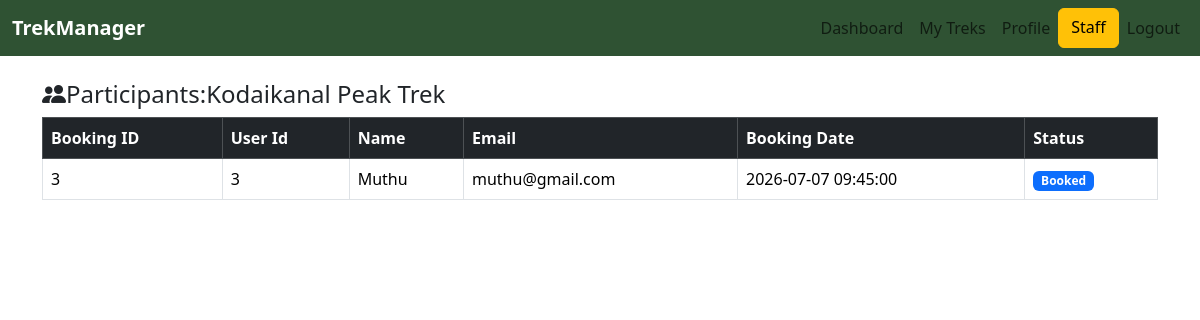
Page /staff/participants/103 (signed in) on the earlier database version.
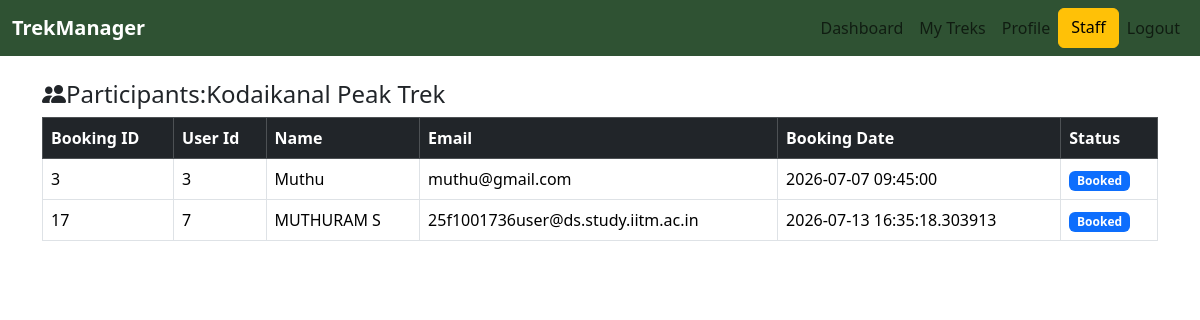
Same page on the later database version.
### models.py (models this page shows)
class Book(db.Model):
    booking_id=db.Column(db.Integer,primary_key=True)
    User_Id=db.Column(db.Integer,db.ForeignKey('user.Id'),nullable=False)
    Trek_Id=db.Column(db.Integer,db.ForeignKey('trek.Trek_Id'),nullable=False)
    Booking_Date=db.Column(db.DateTime,nullable=False,default=dt.now)
    Status=db.Column(db.String(100),nullable=False)

class User(db.Model):
    Id=db.Column(db.Integer,primary_key=True)
    Username=db.Column(db.String(100),unique=False,nullable=False)
    Contact=db.Column(db.Integer)
    Email=db.Column(db.String(100),unique=True,nullable=False)
    Password=db.Column(db.String(100),unique=False,nullable=False)
    Role=db.Column(db.String(100),nullable=False)
    Status=db.Column(db.String(100),nullable=False)
    bookings=db.relationship('Book',backref='user')

### routes/staff.py (the view)
@app.route("/staff/participants/<int:trek_id>")
def participants(trek_id):
    if "user_id" not in session:
        flash("Please login first.", "danger")
        return redirect(url_for("login"))
    if session["role"] != "Staff":
        flash("Access denied.", "danger")
        return redirect(url_for("login"))
    trek = Trek.query.get_or_404(trek_id)
    if trek.Staff_Id != session["user_id"]:
        flash("You are not assigned to this trek.", "danger")
        return redirect(url_for("my_trek"))
    book = Book.query.filter_by(Trek_Id=trek_id, Status="Booked").all()
    return render_template("staff/staff_participants.html", trek=trek, book=book)

### templates/staff/staff_participants.html (shortened to what this page needs)
<!DOCTYPE html>
<html>
    <head>
    <link href="https://cdn.jsdelivr.net/npm/bootstrap@5.3.7/dist/css/bootstrap.min.css" rel="stylesheet">
    <link rel="stylesheet" href="https://cdn.jsdelivr.net/npm/bootstrap-icons@1.11.3/font/bootstrap-icons.min.css">
    </head>
    <body>
         <div>
    <nav class="navbar navbar-expand-lg " style="background-color: #2F5233;">
    <div class="container-fluid">
            <a class="navbar-brand fw-bold text-white" href="{{ url_for('staff_dashboard') }}">TrekManager</a>
        <div class="collapse navbar-collapse" id="navbarNavAltMarkup">
        <div class="navbar-nav ms-auto">
                <a class="nav-link " href="{{url_for('staff_dashboard')}}">Dashboard</a>
                <a class="nav-link" href="{{url_for('my_trek')}}">My Treks</a>
                <a class="nav-link" href="{{url_for('staff_profile')}}">Profile</a>
                <a class="btn btn-warning " >Staff</a>
                <a class="nav-link" href="{{ url_for('logout') }}">Logout</a>
        </div>
        </div>
    </div>
    </nav>
        </div>
        <div class="container ">
           <h4 class="mt-4 mb-2"><i class="bi bi-people-fill"></i>Participants:{{trek.Trek_Name}}</h4>
        </div>
        <div class="container">
        <div class="row justify-content-center">
        <div class="col-12">
        <table class="table table-hover table-bordered">
            <thead class="table-dark"><tr><th>Booking ID</th><th>User Id</th><th>Name</th><th>Email</th><th>Booking Date</th><th>Status</th></tr></thead>
            <tbody>
                {%  for i in book %}
                <tr>
                <td>
                    {{i.booking_id}}
                </td>
                <td>
                    {{i.User_Id}}
                </td>
                <td>
                    {{i.user.Username}}
                </td>
                <td>
                    {{i.user.Email}}
                </td>
                <td>
                    {{i.Booking_Date}}
                </td>
                <td>
                    {%if i.Status == 'Booked'%}
                    <span class="badge bg-primary">Booked</span>
                    {%else%}
                    <span class="badge bg-danger">not</span>
                    {%endif%}
                </td>
                </tr>
                {%else%}
                <tr>
                    <td colspan="6">
                        <p div class="text-center">No Participants Registered</p>
                    </td>
                </tr>
                {% endfor %}
            </tbody>
        </table>
        </div>
        </div>
        </div>
    </body>
</html>

Differences in the rows shown:
added Book: booking_id "17", User_Id "7", user.Username "MUTHURAM S", user.Email "25f1001736user@ds.study.iitm.ac.in", Booking_Date "2026-07-13 16:35:18.303913", Status "Booked"
